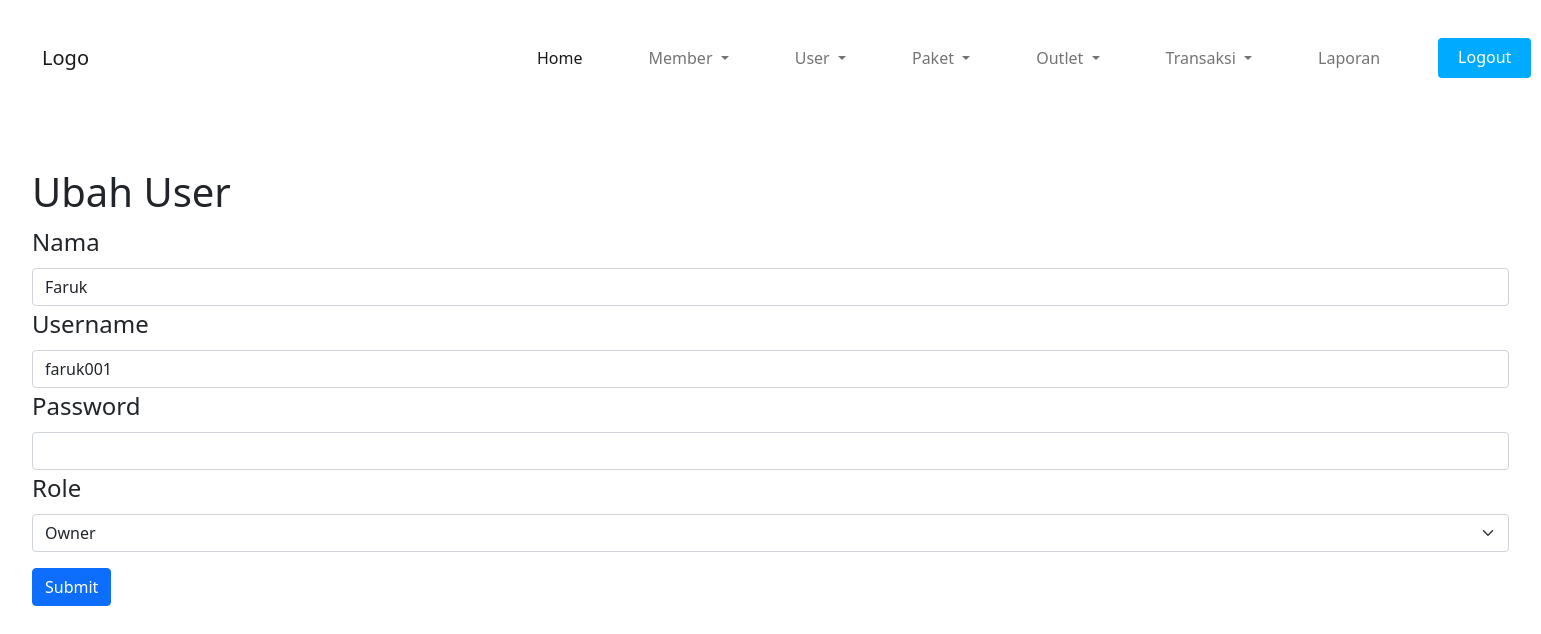
The app's page /user/ubah.php?id=8 (signed in) with its own data.
### tables this page shows
CREATE TABLE `user` (
  `id` int(11) NOT NULL,
  `nama_user` varchar(100) NOT NULL,
  `username` varchar(30) NOT NULL,
  `password` text NOT NULL,
  `role` enum('Admin','Kasir','Owner') NOT NULL
);

### user/ubah.php (the view, shortened to what this page needs)
<?php
require_once "../koneksi.php";
require_once "../componen/bootstrap.php";
require_once "../componen/navbar.php";
if ($_GET) {
	global $nama_user, $username, $password, $role;
	$id = $_GET["id"];
	$query = mysqli_query($conn, "SELECT * FROM `user` WHERE id = $id");
	$data_user = mysqli_fetch_array($query);
	$nama_user = $data_user["nama_user"];
	$username = $data_user["username"];
	$role = $data_user["role"];
} else {
	warn("No ID specified");
	die();
}
?>
<!DOCTYPE html>
<html>
<head>
	<link rel="stylesheet" type="text/css" href="../style.css">
</head>
<body>
	<main class="crud-form">
		<h1>Ubah User</h1>
		<form action="ubah.php" method="POST">
			<fieldset class="form-group">
				<legend>Nama</legend>
				<input class="form-control" type="text" name="nama_user" value="<?= $nama_user ?>">
			</fieldset>
			<fieldset class="form-group">
				<legend>Username</legend>
				<input class="form-control" type="text" name="username" value="<?= $username ?>">
			</fieldset>
			<fieldset class="form-group">
				<legend>Password</legend>
				<input class="form-control" type="text" name="password">
			</fieldset>
			<fieldset class="form-group">
				<legend>Role</legend>
				<select class="form-select" aria-label="Choose role" name="role">
					<option value="Owner" <?= $role === "Owner" ? "selected" : "" ?>>Owner</option>
				</select>
			</fieldset>
			<button type="s
            ubmit" class="btn btn-primary mt-3">Submit</button>
		</form>
	</main>
</body>
</html>

### style.css (style rules this page uses)
.crud-form { padding: 2rem 2rem; }

### records on screen
user: nama_user "Faruk", username "faruk001", role "Owner"
